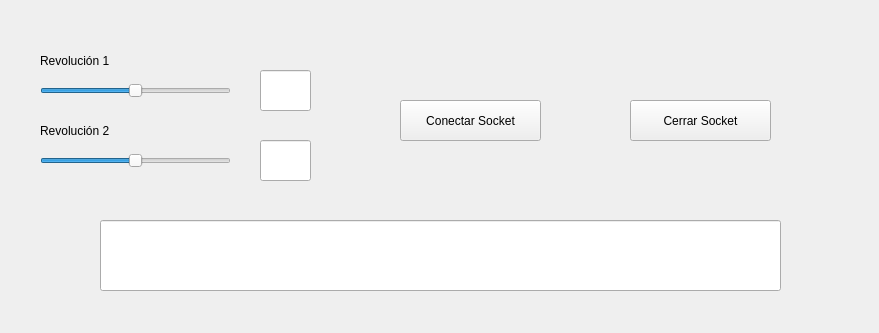
<?xml version="1.0" encoding="UTF-8"?>
<ui version="4.0">
 <class>MainWindow</class>
 <widget class="QMainWindow" name="MainWindow">
  <property name="geometry">
   <rect>
    <x>0</x>
    <y>0</y>
    <width>879</width>
    <height>333</height>
   </rect>
  </property>
  <property name="windowTitle">
   <string>MainWindow</string>
  </property>
  <widget class="QWidget" name="centralwidget">
   <widget class="QSlider" name="sliderPos1">
    <property name="geometry">
     <rect>
      <x>40</x>
      <y>70</y>
      <width>191</width>
      <height>41</height>
     </rect>
    </property>
    <property name="minimum">
     <number>-314</number>
    </property>
    <property name="maximum">
     <number>314</number>
    </property>
    <property name="orientation">
     <enum>Qt::Horizontal</enum>
    </property>
   </widget>
   <widget class="QSlider" name="sliderPos2">
    <property name="geometry">
     <rect>
      <x>40</x>
      <y>140</y>
      <width>191</width>
      <height>41</height>
     </rect>
    </property>
    <property name="minimum">
     <number>-314</number>
    </property>
    <property name="maximum">
     <number>314</number>
    </property>
    <property name="orientation">
     <enum>Qt::Horizontal</enum>
    </property>
   </widget>
   <widget class="QLabel" name="label">
    <property name="geometry">
     <rect>
      <x>40</x>
      <y>50</y>
      <width>91</width>
      <height>21</height>
     </rect>
    </property>
    <property name="text">
     <string>Revolución 1</string>
    </property>
   </widget>
   <widget class="QLabel" name="label_2">
    <property name="geometry">
     <rect>
      <x>40</x>
      <y>120</y>
      <width>91</width>
      <height>21</height>
     </rect>
    </property>
    <property name="text">
     <string>Revolución 2</string>
    </property>
   </widget>
   <widget class="QLineEdit" name="txtTargRev2">
    <property name="geometry">
     <rect>
      <x>260</x>
      <y>140</y>
      <width>51</width>
      <height>41</height>
     </rect>
    </property>
    <property name="readOnly">
     <bool>true</bool>
    </property>
   </widget>
   <widget class="QLineEdit" name="txtTargRev1">
    <property name="geometry">
     <rect>
      <x>260</x>
      <y>70</y>
      <width>51</width>
      <height>41</height>
     </rect>
    </property>
    <property name="readOnly">
     <bool>true</bool>
    </property>
   </widget>
   <widget class="QLineEdit" name="txtFeedBack">
    <property name="geometry">
     <rect>
      <x>100</x>
      <y>220</y>
      <width>681</width>
      <height>71</height>
     </rect>
    </property>
    <property name="readOnly">
     <bool>true</bool>
    </property>
   </widget>
   <widget class="QPushButton" name="btnCnct">
    <property name="geometry">
     <rect>
      <x>400</x>
      <y>100</y>
      <width>141</width>
      <height>41</height>
     </rect>
    </property>
    <property name="text">
     <string>Conectar Socket</string>
    </property>
   </widget>
   <widget class="QPushButton" name="btnClose">
    <property name="geometry">
     <rect>
      <x>630</x>
      <y>100</y>
      <width>141</width>
      <height>41</height>
     </rect>
    </property>
    <property name="text">
     <string>Cerrar Socket</string>
    </property>
   </widget>
  </widget>
 </widget>
 <resources/>
 <connections/>
</ui>
